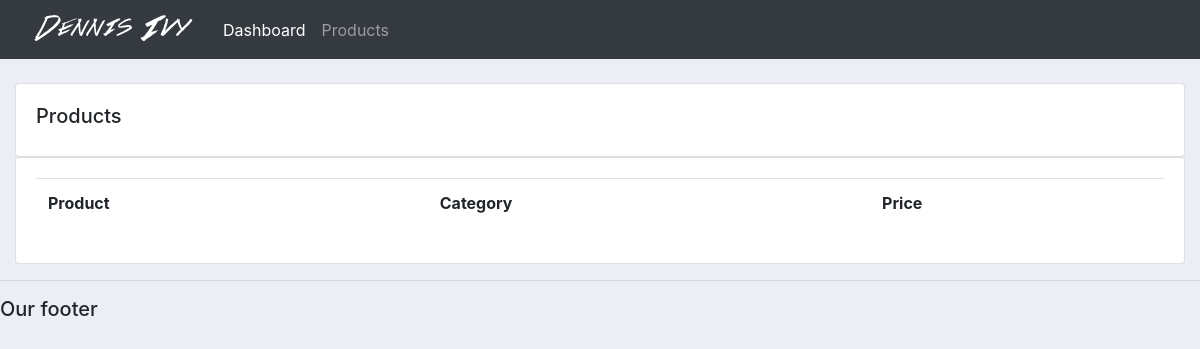
/products/, run on an earlier commit of the app's database.
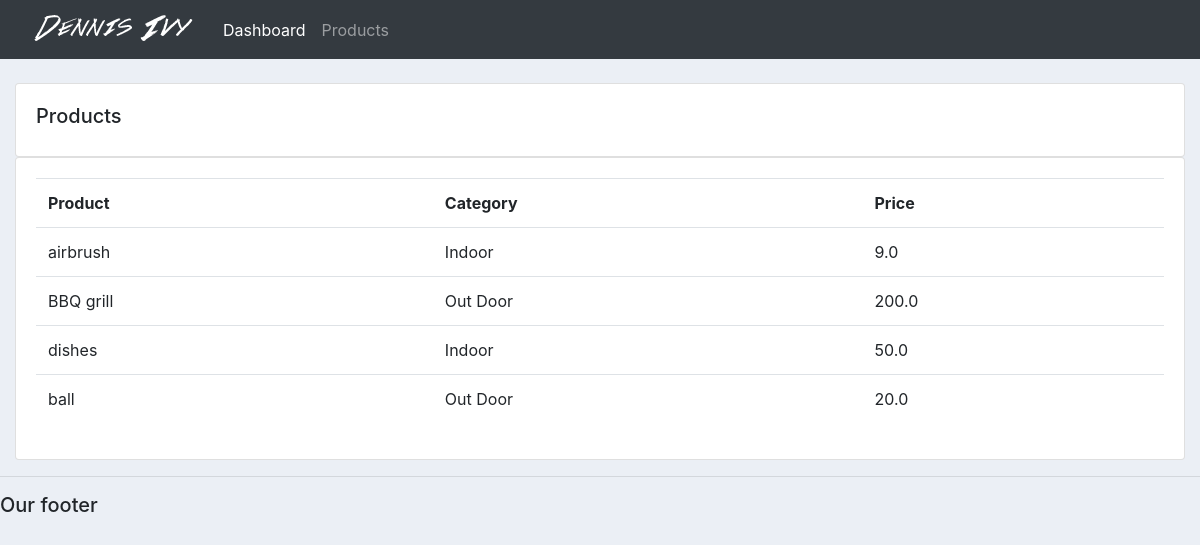
And on a later commit of the database.
### accounts/models.py (models this page shows, shortened)
class Product(models.Model):
	CATEGORY = (
			('Indoor', 'Indoor'),
			('Out Door', 'Out Door'),
			)
	name = models.CharField(max_length=200, null=True)
	price = models.FloatField(null=True)
	category = models.CharField(max_length=200, null=True, choices=CATEGORY)
	description = models.CharField(max_length=200, null=True, blank=True)
	date_created = models.DateTimeField(auto_now_add=True, null=True)
	tags = models.ManyToManyField(Tag)

### accounts/views.py (the view)
# urls.py: path('products/', views.products, name='products'),
def products(request):
	products = Product.objects.all()
	return render(request, 'accounts/products.html', {'products':products})

### accounts/templates/accounts/products.html
{%  extends 'accounts/main.html' %}
{% block content %}
		<br>
		<div class="row">
			<div class="col-md">
				<div class="card card-body">
					<h5>Products</h5>
				</div>
				<div class="card card-body">
					<table class="table">
						<tr>
							<th>Product</th>
							<th>Category</th>
							<th>Price</th>
						</tr>
						{% for i in products %}
							<tr>
								<td>{{i.name}}</td>
								<td>{{i.category}}</td>
								<td>{{i.price}}</td>
							</tr>
						{% endfor %}
					</table>
				</div>
			</div>
		</div>
{% endblock content %}

### accounts/templates/accounts/main.html (shortened to what this page needs)
{% load static %}
<!DOCTYPE html>
<html>
<head>
	<link rel="stylesheet" href="https://stackpath.bootstrapcdn.com/bootstrap/4.3.1/css/bootstrap.min.css">
	<link rel="stylesheet" type="text/css" href="{% static '/css/main.css' %}">
</head>
<body>
	{%  include 'accounts/navbar.html' %}
	<div class="container-fluid">
	{% block content %}
	{% endblock %}
    </div>
	<hr>
	<h5>Our footer</h5>
</body>
</html>

### accounts/templates/accounts/navbar.html (shortened to what this page needs)
{% load static %}
<nav class="navbar navbar-expand-lg navbar-dark bg-dark">
 <img src="{% static 'images/logo.png' %}">
  <div class="collapse navbar-collapse" id="navbarNav">
    <ul class="navbar-nav">
      <li class="nav-item active">
        <a class="nav-link" href="{% url 'home' %}">Dashboard</a>
      </li>
      <li class="nav-item">
        <a class="nav-link" href="{% url 'products' %}">Products</a>
      </li>
    </ul>
  </div>
</nav>

### static/css/main.css (style rules this page uses)
body { background-color: #ebeff5; }

What changed in the data, as far as the page shows it:
added Product: name "airbrush", category "Indoor", price "9.0"
added Product: name "BBQ grill", category "Out Door", price "200.0"
added Product: name "dishes", category "Indoor", price "50.0"
added Product: name "ball", category "Out Door", price "20.0"
